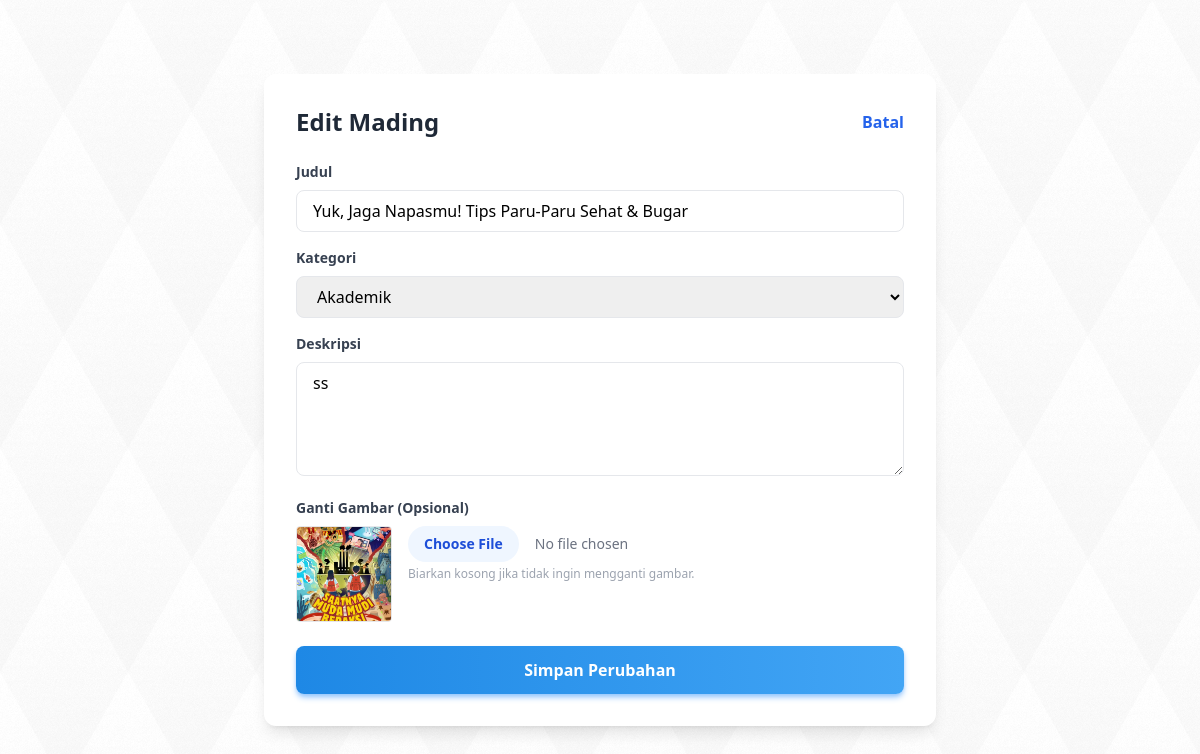
/edit.php?id=31 (signed in), run on the app's committed database.
### tables this page shows
CREATE TABLE `mading` (
  `id_mading` int(11) NOT NULL,
  `judul` varchar(150) NOT NULL,
  `deskripsi` text NOT NULL,
  `gambar` varchar(255) NOT NULL,
  `kategori` varchar(50) NOT NULL,
  `tanggal_upload` date NOT NULL,
  `id_user` int(11) NOT NULL,
  `status` enum('pending','approved','rejected') DEFAULT 'pending'
);

### edit.php (the view, shortened to what this page needs)
<?php
include 'koneksi.php';
$id_mading = $_GET['id'];
$query  = "SELECT * FROM mading WHERE id_mading = '$id_mading'";
$result = mysqli_query($koneksi, $query);
$data   = mysqli_fetch_assoc($result);
?>
<!DOCTYPE html>
<html lang="id">
<head>
    <script src="https://cdn.tailwindcss.com"></script>
</head>
<body class="bg-gray-100 min-h-screen p-6 flex items-center justify-center bg-gray-50 bg-[url('assets/whitediamond.png')] bg-repeat bg-fixed min-h-screen">
    <div class="w-full max-w-2xl bg-white rounded-xl shadow-lg p-8">
        <div class="flex justify-between items-center mb-6">
            <h2 class="text-2xl font-bold text-gray-800">Edit Mading</h2>
            <a href="beranda.php" class="text-blue-600 hover:underline font-bold">Batal</a>
        </div>
        <form action="" method="POST" enctype="multipart/form-data">
            <div class="mb-4">
                <label class="block text-gray-700 text-sm font-bold mb-2">Judul</label>
                <input type="text" name="judul" value="<?= htmlspecialchars($data['judul']) ?>" required
                    class="w-full px-4 py-2 border rounded-lg focus:outline-none focus:ring-2 focus:ring-blue-500">
            </div>
            <div class="mb-4">
                <label class="block text-gray-700 text-sm font-bold mb-2">Kategori</label>
                <select name="kategori" class="w-full px-4 py-2 border rounded-lg focus:outline-none focus:ring-2 focus:ring-blue-500">
                    <option value="Akademik" <?= ($data['kategori'] == 'Akademik') ? 'selected' : '' ?>>Akademik</option>
                </select>
            </div>
            <div class="mb-4">
                <label class="block text-gray-700 text-sm font-bold mb-2">Deskripsi</label>
                <textarea name="deskripsi" rows="4" required
                    class="w-full px-4 py-2 border rounded-lg focus:outline-none focus:ring-2 focus:ring-blue-500"><?= htmlspecialchars($data['deskripsi']) ?></textarea>
            </div>
            <div class="mb-6">
                <label class="block text-gray-700 text-sm font-bold mb-2">Ganti Gambar (Opsional)</label>
                <div class="flex items-start gap-4">
                    <img src="uploads/<?= $data['gambar'] ?>" class="w-24 h-24 object-cover rounded border bg-gray-50">
                    <div class="flex-1">
                        <input type="file" name="foto" class="w-full text-sm text-gray-500 file:mr-4 file:py-2 file:px-4 file:rounded-full file:border-0 file:text-sm file:font-semibold file:bg-blue-50 file:text-blue-700 hover:file:bg-blue-100">
                        <p class="text-xs text-gray-400 mt-1">Biarkan kosong jika tidak ingin mengganti gambar.</p>
                    </div>
                </div>
            </div>
            <button type="submit" name="btn_update"
                class="w-full bg-gradient-to-r from-[#1E88E5] to-[#42A5F5]
                       hover:from-[#1565C0] hover:to-[#1E88E5]
                       text-white font-semibold py-3 rounded-lg
                       shadow-md shadow-blue-300 transition-all duration-300 hover:scale-105">
                Simpan Perubahan
            </button>
        </form>
    </div>
</body>
</html>

### data on the page
mading: judul "Yuk, Jaga Napasmu! Tips Paru-Paru Sehat & Bugar", kategori "Akademik", deskripsi "ss", gambar (picture)
